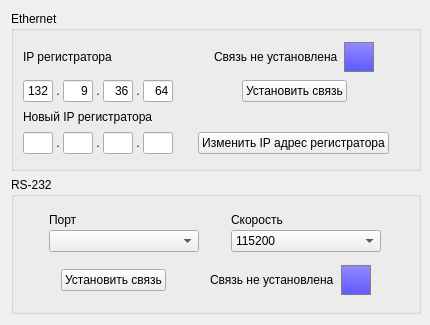
<?xml version="1.0" encoding="UTF-8"?>
<ui version="4.0">
 <class>ConnectionForm</class>
 <widget class="QWidget" name="ConnectionForm">
  <property name="geometry">
   <rect>
    <x>0</x>
    <y>0</y>
    <width>430</width>
    <height>325</height>
   </rect>
  </property>
  <property name="minimumSize">
   <size>
    <width>430</width>
    <height>325</height>
   </size>
  </property>
  <property name="maximumSize">
   <size>
    <width>432</width>
    <height>325</height>
   </size>
  </property>
  <property name="windowTitle">
   <string>Соединение с регистратором</string>
  </property>
  <property name="inputMethodHints">
   <set>Qt::ImhPreferNumbers</set>
  </property>
  <layout class="QVBoxLayout" name="verticalLayout_2">
   <item>
    <widget class="QGroupBox" name="groupBox_2">
     <property name="minimumSize">
      <size>
       <width>410</width>
       <height>160</height>
      </size>
     </property>
     <property name="title">
      <string>Ethernet</string>
     </property>
     <layout class="QVBoxLayout" name="verticalLayout">
      <item>
       <layout class="QHBoxLayout" name="horizontalLayout_7">
        <item>
         <widget class="QLabel" name="label">
          <property name="sizePolicy">
           <sizepolicy hsizetype="Preferred" vsizetype="Fixed">
            <horstretch>0</horstretch>
            <verstretch>0</verstretch>
           </sizepolicy>
          </property>
          <property name="minimumSize">
           <size>
            <width>150</width>
            <height>0</height>
           </size>
          </property>
          <property name="maximumSize">
           <size>
            <width>150</width>
            <height>16777215</height>
           </size>
          </property>
          <property name="text">
           <string>IP регистратора</string>
          </property>
         </widget>
        </item>
        <item>
         <spacer name="horizontalSpacer_5">
          <property name="orientation">
           <enum>Qt::Horizontal</enum>
          </property>
          <property name="sizeHint" stdset="0">
           <size>
            <width>40</width>
            <height>20</height>
           </size>
          </property>
         </spacer>
        </item>
        <item>
         <widget class="QLabel" name="label_text_Eth">
          <property name="text">
           <string>Связь не установлена</string>
          </property>
         </widget>
        </item>
        <item>
         <widget class="QLabel" name="label_icon_Eth">
          <property name="minimumSize">
           <size>
            <width>30</width>
            <height>30</height>
           </size>
          </property>
          <property name="maximumSize">
           <size>
            <width>30</width>
            <height>30</height>
           </size>
          </property>
          <property name="styleSheet">
           <string notr="true">background-color: qlineargradient(spread:pad, x1:0.75, y1:1, x2:0.802, y2:0, stop:0 rgba(95, 89, 255, 255), stop:1 rgba(149, 139, 255, 255));
border: 1px solid gray;</string>
          </property>
          <property name="text">
           <string/>
          </property>
         </widget>
        </item>
        <item>
         <spacer name="horizontalSpacer_6">
          <property name="orientation">
           <enum>Qt::Horizontal</enum>
          </property>
          <property name="sizeHint" stdset="0">
           <size>
            <width>40</width>
            <height>20</height>
           </size>
          </property>
         </spacer>
        </item>
       </layout>
      </item>
      <item>
       <layout class="QHBoxLayout" name="horizontalLayout_3">
        <property name="spacing">
         <number>7</number>
        </property>
        <property name="rightMargin">
         <number>0</number>
        </property>
        <item>
         <layout class="QHBoxLayout" name="horizontalLayout">
          <property name="spacing">
           <number>0</number>
          </property>
          <item>
           <widget class="QLineEdit" name="lineEdit_ip3">
            <property name="sizePolicy">
             <sizepolicy hsizetype="Maximum" vsizetype="Fixed">
              <horstretch>0</horstretch>
              <verstretch>0</verstretch>
             </sizepolicy>
            </property>
            <property name="minimumSize">
             <size>
              <width>30</width>
              <height>0</height>
             </size>
            </property>
            <property name="maximumSize">
             <size>
              <width>30</width>
              <height>16777215</height>
             </size>
            </property>
            <property name="inputMethodHints">
             <set>Qt::ImhPreferNumbers</set>
            </property>
            <property name="text">
             <string>132</string>
            </property>
            <property name="alignment">
             <set>Qt::AlignRight|Qt::AlignTrailing|Qt::AlignVCenter</set>
            </property>
           </widget>
          </item>
          <item>
           <widget class="QLabel" name="label_4">
            <property name="sizePolicy">
             <sizepolicy hsizetype="Fixed" vsizetype="Preferred">
              <horstretch>0</horstretch>
              <verstretch>0</verstretch>
             </sizepolicy>
            </property>
            <property name="minimumSize">
             <size>
              <width>10</width>
              <height>0</height>
             </size>
            </property>
            <property name="maximumSize">
             <size>
              <width>10</width>
              <height>16777215</height>
             </size>
            </property>
            <property name="text">
             <string>.</string>
            </property>
            <property name="alignment">
             <set>Qt::AlignCenter</set>
            </property>
           </widget>
          </item>
          <item>
           <widget class="QLineEdit" name="lineEdit_ip2">
            <property name="sizePolicy">
             <sizepolicy hsizetype="Maximum" vsizetype="Fixed">
              <horstretch>0</horstretch>
              <verstretch>0</verstretch>
             </sizepolicy>
            </property>
            <property name="minimumSize">
             <size>
              <width>30</width>
              <height>0</height>
             </size>
            </property>
            <property name="maximumSize">
             <size>
              <width>30</width>
              <height>16777215</height>
             </size>
            </property>
            <property name="inputMethodHints">
             <set>Qt::ImhPreferNumbers</set>
            </property>
            <property name="text">
             <string>9</string>
            </property>
            <property name="alignment">
             <set>Qt::AlignRight|Qt::AlignTrailing|Qt::AlignVCenter</set>
            </property>
           </widget>
          </item>
          <item>
           <widget class="QLabel" name="label_3">
            <property name="sizePolicy">
             <sizepolicy hsizetype="Fixed" vsizetype="Preferred">
              <horstretch>0</horstretch>
              <verstretch>0</verstretch>
             </sizepolicy>
            </property>
            <property name="minimumSize">
             <size>
              <width>10</width>
              <height>0</height>
             </size>
            </property>
            <property name="maximumSize">
             <size>
              <width>10</width>
              <height>16777215</height>
             </size>
            </property>
            <property name="text">
             <string>.</string>
            </property>
            <property name="alignment">
             <set>Qt::AlignCenter</set>
            </property>
           </widget>
          </item>
          <item>
           <widget class="QLineEdit" name="lineEdit_ip1">
            <property name="sizePolicy">
             <sizepolicy hsizetype="Maximum" vsizetype="Fixed">
              <horstretch>0</horstretch>
              <verstretch>0</verstretch>
             </sizepolicy>
            </property>
            <property name="minimumSize">
             <size>
              <width>30</width>
              <height>0</height>
             </size>
            </property>
            <property name="maximumSize">
             <size>
              <width>30</width>
              <height>16777215</height>
             </size>
            </property>
            <property name="inputMethodHints">
             <set>Qt::ImhPreferNumbers</set>
            </property>
            <property name="text">
             <string>36</string>
            </property>
            <property name="alignment">
             <set>Qt::AlignRight|Qt::AlignTrailing|Qt::AlignVCenter</set>
            </property>
           </widget>
          </item>
          <item>
           <widget class="QLabel" name="label_2">
            <property name="sizePolicy">
             <sizepolicy hsizetype="Fixed" vsizetype="Preferred">
              <horstretch>0</horstretch>
              <verstretch>0</verstretch>
             </sizepolicy>
            </property>
            <property name="minimumSize">
             <size>
              <width>10</width>
              <height>0</height>
             </size>
            </property>
            <property name="maximumSize">
             <size>
              <width>10</width>
              <height>16777215</height>
             </size>
            </property>
            <property name="text">
             <string>.</string>
            </property>
            <property name="alignment">
             <set>Qt::AlignCenter</set>
            </property>
           </widget>
          </item>
          <item>
           <widget class="QLineEdit" name="lineEdit_ip0">
            <property name="sizePolicy">
             <sizepolicy hsizetype="Maximum" vsizetype="Fixed">
              <horstretch>0</horstretch>
              <verstretch>0</verstretch>
             </sizepolicy>
            </property>
            <property name="minimumSize">
             <size>
              <width>30</width>
              <height>0</height>
             </size>
            </property>
            <property name="maximumSize">
             <size>
              <width>30</width>
              <height>16777215</height>
             </size>
            </property>
            <property name="inputMethodHints">
             <set>Qt::ImhPreferNumbers</set>
            </property>
            <property name="text">
             <string>64</string>
            </property>
            <property name="alignment">
             <set>Qt::AlignRight|Qt::AlignTrailing|Qt::AlignVCenter</set>
            </property>
           </widget>
          </item>
         </layout>
        </item>
        <item>
         <spacer name="horizontalSpacer">
          <property name="orientation">
           <enum>Qt::Horizontal</enum>
          </property>
          <property name="sizeHint" stdset="0">
           <size>
            <width>40</width>
            <height>20</height>
           </size>
          </property>
         </spacer>
        </item>
        <item>
         <widget class="QPushButton" name="pushButton_connectIP">
          <property name="sizePolicy">
           <sizepolicy hsizetype="Maximum" vsizetype="Fixed">
            <horstretch>0</horstretch>
            <verstretch>0</verstretch>
           </sizepolicy>
          </property>
          <property name="text">
           <string>Установить связь</string>
          </property>
         </widget>
        </item>
        <item>
         <spacer name="horizontalSpacer_7">
          <property name="orientation">
           <enum>Qt::Horizontal</enum>
          </property>
          <property name="sizeHint" stdset="0">
           <size>
            <width>40</width>
            <height>20</height>
           </size>
          </property>
         </spacer>
        </item>
       </layout>
      </item>
      <item>
       <widget class="QLabel" name="label_11">
        <property name="sizePolicy">
         <sizepolicy hsizetype="Preferred" vsizetype="Fixed">
          <horstretch>0</horstretch>
          <verstretch>0</verstretch>
         </sizepolicy>
        </property>
        <property name="text">
         <string>Новый IP регистратора</string>
        </property>
       </widget>
      </item>
      <item>
       <layout class="QHBoxLayout" name="horizontalLayout_4">
        <item>
         <layout class="QHBoxLayout" name="horizontalLayout_2">
          <property name="spacing">
           <number>0</number>
          </property>
          <item>
           <widget class="QLineEdit" name="lineEdit_ip3new">
            <property name="sizePolicy">
             <sizepolicy hsizetype="Maximum" vsizetype="Fixed">
              <horstretch>0</horstretch>
              <verstretch>0</verstretch>
             </sizepolicy>
            </property>
            <property name="minimumSize">
             <size>
              <width>30</width>
              <height>0</height>
             </size>
            </property>
            <property name="maximumSize">
             <size>
              <width>30</width>
              <height>16777215</height>
             </size>
            </property>
            <property name="inputMethodHints">
             <set>Qt::ImhPreferNumbers</set>
            </property>
            <property name="alignment">
             <set>Qt::AlignRight|Qt::AlignTrailing|Qt::AlignVCenter</set>
            </property>
           </widget>
          </item>
          <item>
           <widget class="QLabel" name="label_8">
            <property name="sizePolicy">
             <sizepolicy hsizetype="Fixed" vsizetype="Preferred">
              <horstretch>0</horstretch>
              <verstretch>0</verstretch>
             </sizepolicy>
            </property>
            <property name="minimumSize">
             <size>
              <width>10</width>
              <height>0</height>
             </size>
            </property>
            <property name="maximumSize">
             <size>
              <width>10</width>
              <height>16777215</height>
             </size>
            </property>
            <property name="text">
             <string>.</string>
            </property>
            <property name="alignment">
             <set>Qt::AlignCenter</set>
            </property>
           </widget>
          </item>
          <item>
           <widget class="QLineEdit" name="lineEdit_ip2new">
            <property name="sizePolicy">
             <sizepolicy hsizetype="Maximum" vsizetype="Fixed">
              <horstretch>0</horstretch>
              <verstretch>0</verstretch>
             </sizepolicy>
            </property>
            <property name="minimumSize">
             <size>
              <width>30</width>
              <height>0</height>
             </size>
            </property>
            <property name="maximumSize">
             <size>
              <width>30</width>
              <height>16777215</height>
             </size>
            </property>
            <property name="inputMethodHints">
             <set>Qt::ImhPreferNumbers</set>
            </property>
            <property name="alignment">
             <set>Qt::AlignRight|Qt::AlignTrailing|Qt::AlignVCenter</set>
            </property>
           </widget>
          </item>
          <item>
           <widget class="QLabel" name="label_9">
            <property name="sizePolicy">
             <sizepolicy hsizetype="Fixed" vsizetype="Preferred">
              <horstretch>0</horstretch>
              <verstretch>0</verstretch>
             </sizepolicy>
            </property>
            <property name="minimumSize">
             <size>
              <width>10</width>
              <height>0</height>
             </size>
            </property>
            <property name="maximumSize">
             <size>
              <width>10</width>
              <height>16777215</height>
             </size>
            </property>
            <property name="text">
             <string>.</string>
            </property>
            <property name="alignment">
             <set>Qt::AlignCenter</set>
            </property>
           </widget>
          </item>
          <item>
           <widget class="QLineEdit" name="lineEdit_ip1new">
            <property name="sizePolicy">
             <sizepolicy hsizetype="Maximum" vsizetype="Fixed">
              <horstretch>0</horstretch>
              <verstretch>0</verstretch>
             </sizepolicy>
            </property>
            <property name="minimumSize">
             <size>
              <width>30</width>
              <height>0</height>
             </size>
            </property>
            <property name="maximumSize">
             <size>
              <width>30</width>
              <height>16777215</height>
             </size>
            </property>
            <property name="inputMethodHints">
             <set>Qt::ImhPreferNumbers</set>
            </property>
            <property name="alignment">
             <set>Qt::AlignRight|Qt::AlignTrailing|Qt::AlignVCenter</set>
            </property>
           </widget>
          </item>
          <item>
           <widget class="QLabel" name="label_10">
            <property name="sizePolicy">
             <sizepolicy hsizetype="Fixed" vsizetype="Preferred">
              <horstretch>0</horstretch>
              <verstretch>0</verstretch>
             </sizepolicy>
            </property>
            <property name="minimumSize">
             <size>
              <width>10</width>
              <height>0</height>
             </size>
            </property>
            <property name="maximumSize">
             <size>
              <width>10</width>
              <height>16777215</height>
             </size>
            </property>
            <property name="text">
             <string>.</string>
            </property>
            <property name="alignment">
             <set>Qt::AlignCenter</set>
            </property>
           </widget>
          </item>
          <item>
           <widget class="QLineEdit" name="lineEdit_ip0new">
            <property name="sizePolicy">
             <sizepolicy hsizetype="Maximum" vsizetype="Fixed">
              <horstretch>0</horstretch>
              <verstretch>0</verstretch>
             </sizepolicy>
            </property>
            <property name="minimumSize">
             <size>
              <width>30</width>
              <height>0</height>
             </size>
            </property>
            <property name="maximumSize">
             <size>
              <width>30</width>
              <height>16777215</height>
             </size>
            </property>
            <property name="inputMethodHints">
             <set>Qt::ImhPreferNumbers</set>
            </property>
            <property name="alignment">
             <set>Qt::AlignRight|Qt::AlignTrailing|Qt::AlignVCenter</set>
            </property>
           </widget>
          </item>
         </layout>
        </item>
        <item>
         <spacer name="horizontalSpacer_2">
          <property name="orientation">
           <enum>Qt::Horizontal</enum>
          </property>
          <property name="sizeHint" stdset="0">
           <size>
            <width>40</width>
            <height>20</height>
           </size>
          </property>
         </spacer>
        </item>
        <item>
         <widget class="QPushButton" name="pushButton">
          <property name="text">
           <string>Изменить IP адрес регистратора</string>
          </property>
         </widget>
        </item>
        <item>
         <spacer name="horizontalSpacer_8">
          <property name="orientation">
           <enum>Qt::Horizontal</enum>
          </property>
          <property name="sizeHint" stdset="0">
           <size>
            <width>40</width>
            <height>20</height>
           </size>
          </property>
         </spacer>
        </item>
       </layout>
      </item>
     </layout>
    </widget>
   </item>
   <item>
    <widget class="QGroupBox" name="groupBox">
     <property name="minimumSize">
      <size>
       <width>410</width>
       <height>120</height>
      </size>
     </property>
     <property name="title">
      <string>RS-232</string>
     </property>
     <layout class="QVBoxLayout" name="verticalLayout_5">
      <item>
       <layout class="QHBoxLayout" name="horizontalLayout_6">
        <item>
         <layout class="QVBoxLayout" name="verticalLayout_4">
          <property name="spacing">
           <number>3</number>
          </property>
          <item>
           <widget class="QLabel" name="label_5">
            <property name="sizePolicy">
             <sizepolicy hsizetype="Maximum" vsizetype="Fixed">
              <horstretch>0</horstretch>
              <verstretch>0</verstretch>
             </sizepolicy>
            </property>
            <property name="text">
             <string>Порт</string>
            </property>
           </widget>
          </item>
          <item>
           <widget class="QComboBox" name="comboBox_COMname">
            <property name="sizePolicy">
             <sizepolicy hsizetype="Maximum" vsizetype="Fixed">
              <horstretch>0</horstretch>
              <verstretch>0</verstretch>
             </sizepolicy>
            </property>
            <property name="maximumSize">
             <size>
              <width>150</width>
              <height>16777215</height>
             </size>
            </property>
           </widget>
          </item>
         </layout>
        </item>
        <item>
         <layout class="QVBoxLayout" name="verticalLayout_3">
          <property name="spacing">
           <number>3</number>
          </property>
          <item>
           <widget class="QLabel" name="label_6">
            <property name="sizePolicy">
             <sizepolicy hsizetype="Maximum" vsizetype="Fixed">
              <horstretch>0</horstretch>
              <verstretch>0</verstretch>
             </sizepolicy>
            </property>
            <property name="text">
             <string>Скорость</string>
            </property>
           </widget>
          </item>
          <item>
           <widget class="QComboBox" name="comboBox_COMspeed">
            <property name="sizePolicy">
             <sizepolicy hsizetype="Maximum" vsizetype="Fixed">
              <horstretch>0</horstretch>
              <verstretch>0</verstretch>
             </sizepolicy>
            </property>
            <property name="maximumSize">
             <size>
              <width>150</width>
              <height>16777215</height>
             </size>
            </property>
            <item>
             <property name="text">
              <string>115200</string>
             </property>
            </item>
            <item>
             <property name="text">
              <string>57600</string>
             </property>
            </item>
            <item>
             <property name="text">
              <string>38400</string>
             </property>
            </item>
            <item>
             <property name="text">
              <string>19200</string>
             </property>
            </item>
            <item>
             <property name="text">
              <string>9600</string>
             </property>
            </item>
            <item>
             <property name="text">
              <string>4800</string>
             </property>
            </item>
           </widget>
          </item>
         </layout>
        </item>
       </layout>
      </item>
      <item>
       <layout class="QHBoxLayout" name="horizontalLayout_5">
        <property name="spacing">
         <number>7</number>
        </property>
        <item>
         <spacer name="horizontalSpacer_3">
          <property name="orientation">
           <enum>Qt::Horizontal</enum>
          </property>
          <property name="sizeHint" stdset="0">
           <size>
            <width>40</width>
            <height>20</height>
           </size>
          </property>
         </spacer>
        </item>
        <item>
         <widget class="QPushButton" name="pushButton_connectCOM">
          <property name="sizePolicy">
           <sizepolicy hsizetype="Maximum" vsizetype="Fixed">
            <horstretch>0</horstretch>
            <verstretch>0</verstretch>
           </sizepolicy>
          </property>
          <property name="text">
           <string>Установить связь</string>
          </property>
         </widget>
        </item>
        <item>
         <spacer name="horizontalSpacer_9">
          <property name="orientation">
           <enum>Qt::Horizontal</enum>
          </property>
          <property name="sizeHint" stdset="0">
           <size>
            <width>40</width>
            <height>20</height>
           </size>
          </property>
         </spacer>
        </item>
        <item>
         <widget class="QLabel" name="label_text_Eth_2">
          <property name="text">
           <string>Связь не установлена</string>
          </property>
         </widget>
        </item>
        <item>
         <widget class="QLabel" name="label_icon_COM">
          <property name="sizePolicy">
           <sizepolicy hsizetype="Maximum" vsizetype="Preferred">
            <horstretch>0</horstretch>
            <verstretch>0</verstretch>
           </sizepolicy>
          </property>
          <property name="minimumSize">
           <size>
            <width>30</width>
            <height>30</height>
           </size>
          </property>
          <property name="maximumSize">
           <size>
            <width>30</width>
            <height>30</height>
           </size>
          </property>
          <property name="styleSheet">
           <string notr="true">background-color: qlineargradient(spread:pad, x1:0.75, y1:1, x2:0.802, y2:0, stop:0 rgba(95, 89, 255, 255), stop:1 rgba(149, 139, 255, 255));
border: 1px solid gray;</string>
          </property>
          <property name="text">
           <string/>
          </property>
         </widget>
        </item>
        <item>
         <spacer name="horizontalSpacer_4">
          <property name="orientation">
           <enum>Qt::Horizontal</enum>
          </property>
          <property name="sizeHint" stdset="0">
           <size>
            <width>40</width>
            <height>20</height>
           </size>
          </property>
         </spacer>
        </item>
       </layout>
      </item>
     </layout>
    </widget>
   </item>
  </layout>
 </widget>
 <resources/>
 <connections/>
</ui>
